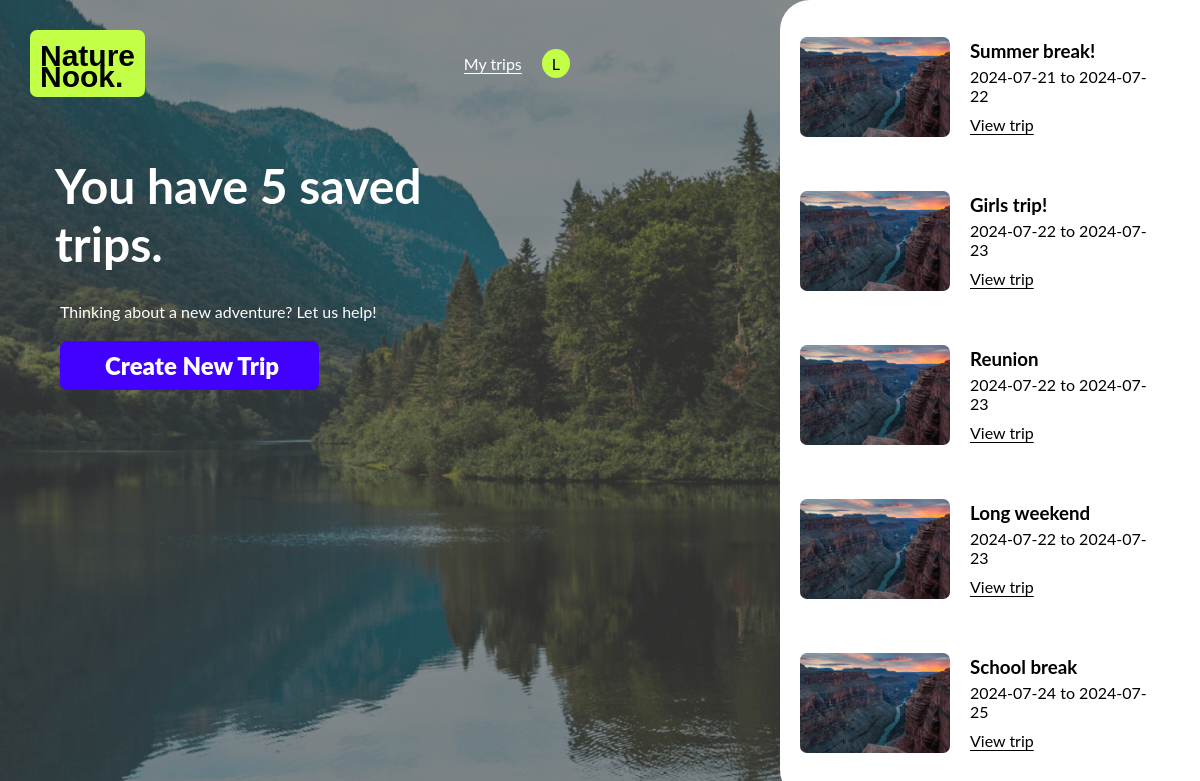
Page /my_trips (signed in) on the committed database.
### app.py (models this page shows)
class User(UserMixin, db.Model):
    id = db.Column(db.Integer, primary_key=True)
    username = db.Column(db.String(150), unique=True, nullable=False)
    password = db.Column(db.String(150), nullable=False)

class Trip(db.Model):
    id = db.Column(db.Integer, primary_key=True)
    user_id = db.Column(db.Integer, db.ForeignKey('user.id'), nullable=False)
    trip_name = db.Column(db.String(150), nullable=False)
    location = db.Column(db.String(150), nullable=False)
    trip_start = db.Column(db.Date, nullable=False)
    trip_end = db.Column(db.Date, nullable=False)
    traveling_with = db.Column(db.String(150), nullable=False)
    lodging = db.Column(db.String(150), nullable=False)
    adventure = db.Column(db.String(150), nullable=False)
    created_at = db.Column(db.DateTime, default=datetime.utcnow)
    typical_weather = db.Column(db.String(150), nullable=True)
    itinerary = db.Column(db.Text, nullable=True)
    important_things_to_know = db.Column(db.Text, nullable=True)
    user = db.relationship('User', backref=db.backref('trips', lazy=True))

### app.py (the view)
@app.route("/my_trips", methods=["GET"])
@login_required
def my_trips():
    trips = Trip.query.filter_by(user_id=current_user.id).all()
    return render_template("my-trips.html", trips=trips, user=current_user)

### app.py (called while the page is built)
@login_manager.user_loader
def load_user(user_id):
    return User.query.get(int(user_id))

### templates/my-trips.html (shortened to what this page needs)
<!doctype html>
<html lang="en">
<head>
  <link rel="stylesheet" href="{{ url_for('static', filename='main.css') }}" />
</head>
<body class="full-layout split-layout my-trips-page">
  <div class="my-trips-dark-bkgd">
    <header>
      <div class="header-content-wrapper">
        <a href="/">
          <h1>Nature<br>Nook.</h1>
        </a>
        <div class="nav-wrapper">
          <a href="{{ url_for('my_trips') }}" class="link-underline">My trips</a>
          <div class="account-dropdown">
            {% if user.is_authenticated %}
            <div class="account">{{ user.username[0].upper() if user.username else '*' }}</div>
            {% else %}
            <div class="account">*</div>
            {% endif %}
          </div>
        </div>
      </div>
    </header>
    <main>
      <div class="main-content-wrapper">
        {% if trips|length == 1 %}
        <h2>You have {{ trips|length }} saved trip.</h2>
        {% else %}
        <h2>You have {{ trips|length }} saved trips.</h2>
        {% endif %}
        <p class="tag-line">Thinking about a new adventure? Let us help!</p>
        <a href="{{ url_for('plan_trip') }}" class="btn my-trip-btn">Create New Trip</a>
      </div>
    </main>
  </div>
  <aside>
    <div class="my-trip-panel">
      <div class="trip-list">
        {% for trip in trips %}
        <div class="trip-item">
          <img src="/static/AmyMartin_GC_from_above.png" alt="{{ trip.trip_name }}" class="trip-image">
          <div class="trip-details">
            <h3>{{ trip.trip_name }}</h3>
            <p>{{ trip.trip_start }} to {{ trip.trip_end }}</p>
            <a href="{{ url_for('view_saved_trip', trip_id=trip.id) }}" class="secondary-link-underline">View trip</a>
          </div>
        </div>
        {% endfor %}
      </div>
  </aside>
</body>
</html>

### static/main.css (style rules this page uses)
:root { --default-light: #FFFFFF; --default-dark: #000000; --accent-bright: #C4FF47; --accent-very-light: #A2A2A2; --accent-light: #8D8D8D; --accent-medium: #4200FF; --accent-bold: #FF0000; --button-lock: #ADACAC; --button-hover: #E1D6FF; --button-light: #F0F0F0; --button-light-accent: rgba(0, 0, 0, 0.21); --button-warning: #FFE9E9; --border-radius: 7px; --toggle-background: #D9D9D9; --waiting-animation: #E2D7FF; --placeholder-text-accents: #9E9C9C; --default-text-font-family: "Lato", sans-serif; --logo-text-font-family: "Josefin Sans", sans-serif; --trip-text-font-family: "Inter", sans-serif; }
* { box-sizing: border-box; }
html, body { height: 100%; margin: 0; }
body.full-layout { background: linear-gradient(0deg, rgba(60, 60, 60, 0.55), rgba(60, 60, 60, 0.55)), url('alice-triquet-HeEJU3nrg_0-unsplash.png'), #000000; background-size: cover; background-position: center; }
body, input, button, select, a { font-size: 1rem; color: var(--default-dark); font-family: var(--default-text-font-family); }
.dark-bkgd, .plan-half-dark-bkgd, .create-half-dark-bkgd, .my-trips-dark-bkgd, .my-trips-dark-bkgd a, .dark-bkgd a, .plan-half-dark-bkgd a, .create-half-dark-bkgd a { color: var(--default-light); }
h1 { font-size: 1.875rem; font-family: var(--logo-text-font-family); color: var(--default-dark); background-color: var(--accent-bright); padding: 15px 10px 10px 10px; border-radius: var(--border-radius); line-height: 0.7; }
h2 { font-size: 1.5rem; line-height: 1.2; margin-left: -2px; }
a { text-decoration: none; }
.link-underline { text-decoration: underline; text-underline-offset: 3px; }
.btn { padding: 10px 40px 10px 45px; background-color: var(--accent-medium); color: var(--default-light); border: none; border-radius: var(--border-radius); font-weight: 900; font-size: 1.5rem; cursor: pointer; }
.my-trip-btn { font-size: 1.25rem; }
header { display: flex; justify-content: center; margin-top: 10px; }
header .header-content-wrapper { display: flex; justify-content: space-between; align-items: center; width: 90%; }
.nav-wrapper { display: flex; align-items: center; gap: 10px; }
.account { padding: 5px 5px 7px 5px; background-color: var(--accent-bright); border-radius: 50%; color: var(--default-dark); }
main { display: flex; justify-content: center; flex-flow: row wrap; }
.homepage-content-wrapper, .main-content-wrapper { width: 80%; }
.tag-line { margin-bottom: 30px; }
aside { display: flex; justify-content: center; }
.account-dropdown { position: relative; display: inline-block; }
.account { padding: 5px 10px; background-color: var(--accent-bright); border-radius: 50%; color: var(--default-dark); cursor: pointer; }
.my-trip-panel { background-color: var(--default-light); color: var(--default-dark); border-radius: 20px; width: 100%; padding: 20px; margin: 30px 0; }
.trip-list { display: flex; flex-direction: column; gap: 20px; }
.trip-item { display: flex; align-items: center; border-radius: var(--border-radius); }
.trip-image { width: 150px; height: 100px; object-fit: cover; border-radius: var(--border-radius); }
.trip-details { padding: 20px; }
.trip-details h3 { margin: 0 0 5px 0; }
.trip-details p { margin: 0 0 10px 0; }
.secondary-link-underline { color: var(--default-dark); text-decoration: underline; text-underline-offset: 3px; }
@media only screen and (min-width: 768px) { .nav-wrapper { gap: 20px; } }
@media only screen and (min-width: 768px) { h2 { font-size: 3rem; } }
@media only screen and (min-width: 768px) { .my-trip-btn { font-size: 1.5rem; } }
@media only screen and (min-width: 1200px) { .split-layout { display: flex; justify-content: space-between; width: 100%; } }
@media only screen and (min-width: 1200px) { .create-half-dark-bkgd, .my-trips-dark-bkgd { width: 70%; } }
@media only screen and (min-width: 1200px) { aside { width: 70%; justify-content: flex-end; } }
@media only screen and (min-width: 1200px) { h2 { font-size: 3rem; margin-bottom: 30px; margin-left: -5px; } }
@media only screen and (min-width: 1200px) { .my-trip-panel { width: 70%; display: flex; justify-content: center; border-radius: 30px 0 0 30px; height: 100vh; overflow-y: auto; overflow: scroll; scrollbar-color: var(--accent-medium) var(--accent-medium); scrollbar-width: thin; margin: 0; } }

### rows in the picture
User: username "L"
Trip: trip_name "Summer break!", trip_start "2024-07-21", trip_end "2024-07-22"
Trip: trip_name "Girls trip!", trip_start "2024-07-22", trip_end "2024-07-23"
Trip: trip_name "Reunion", trip_start "2024-07-22", trip_end "2024-07-23"
Trip: trip_name "Long weekend", trip_start "2024-07-22", trip_end "2024-07-23"
Trip: trip_name "School break", trip_start "2024-07-24", trip_end "2024-07-25"

### other values in the picture
{{ trips|length }} "5"
